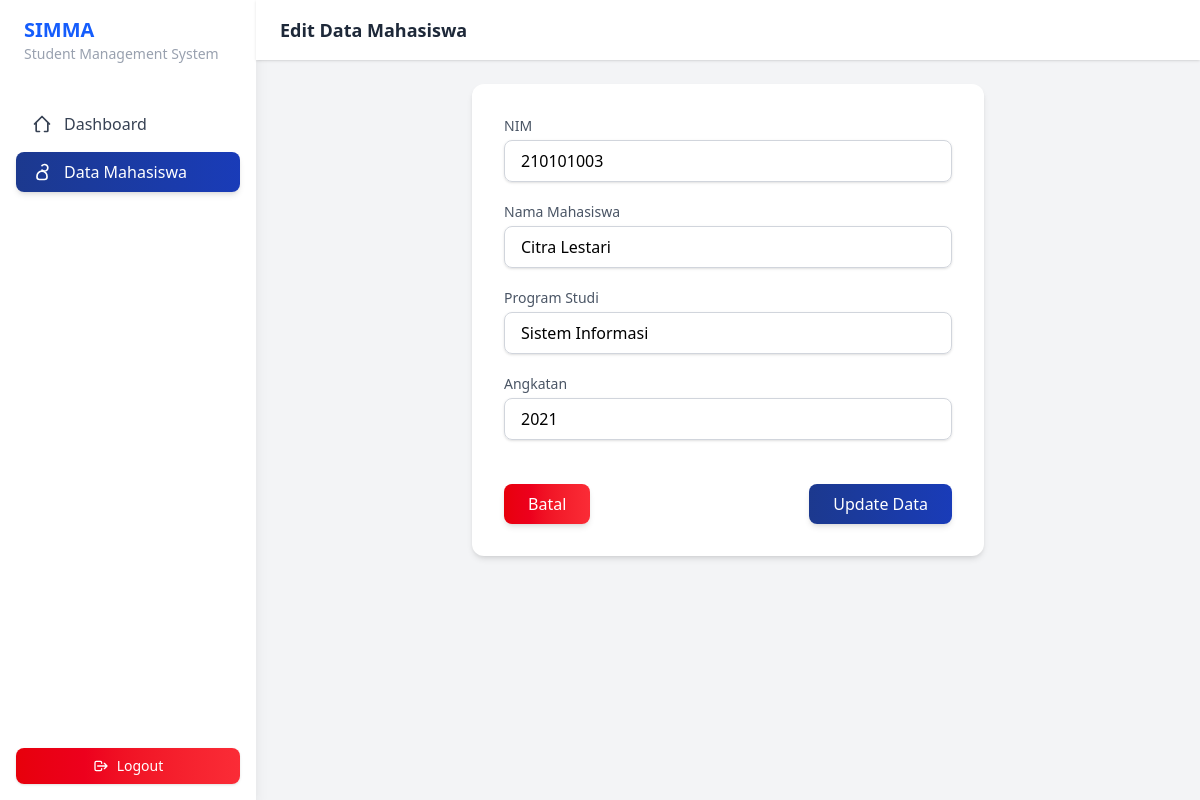
The page /mahasiswa/edit.php?id=3 (signed in) on the database its author committed.
### tables this page shows
CREATE TABLE `mahasiswa` (
  `id` int NOT NULL,
  `nim` varchar(20) DEFAULT NULL,
  `nama` varchar(100) DEFAULT NULL,
  `prodi` varchar(50) DEFAULT NULL,
  `angkatan` int DEFAULT NULL
);

### mahasiswa/edit.php (the view, shortened to what this page needs)
<?php
require_once __DIR__ . '/../config/database.php';
$id = $_GET['id'];
$query = mysqli_query($conn, "SELECT * FROM mahasiswa WHERE id = '$id'");
$data  = mysqli_fetch_assoc($query);
?>
<!DOCTYPE html>
<html lang="id">
<head>
    <link rel="stylesheet" href="../src/output.css">
</head>
<body class="bg-gray-100 min-h-screen flex">
<aside class="w-64 bg-white shadow-lg hidden md:flex flex-col">
    <div class="px-6 py-4">
        <h1 class="text-xl font-bold text-blue-600">
            SIMMA
        </h1>
        <p class="text-sm text-gray-400">
            Student Management System
        </p>
    </div>
    <nav class="flex-1 px-4 py-6 space-y-2">
        <a href="../dashboard.php"
           class="group flex items-center gap-3 px-4 py-2 rounded-lg
                  text-gray-700 font-medium
                  transition-all duration-300
                  hover:text-white
                  hover:bg-gradient-to-r hover:from-blue-900 hover:to-blue-800
                  hover:shadow-md
                  transform hover:-translate-y-0.5">
            <svg class="w-5 h-5"
                 fill="none" stroke="currentColor" stroke-width="2"
                 viewBox="0 0 24 24">
                <path stroke-linecap="round" stroke-linejoin="round"
                      d="M3 12l2-2m0 0l7-7 7 7M5 10v10a1 1 0 001 1h3m10-11l2 2m-2-2v10a1 1 0 01-1 1h-3"/>
            </svg>
            Dashboard
        </a>
        <a href="index.php"
           class="group flex items-center gap-3 px-4 py-2 rounded-lg
                  text-white font-medium
                  bg-gradient-to-r from-blue-900 to-blue-800
                  shadow-md
                  transition-all duration-300
                  transform hover:-translate-y-0.5">
            <svg class="w-5 h-5"
                 fill="none" stroke="currentColor" stroke-width="2"
                 viewBox="0 0 24 24">
                <path stroke-linecap="round" stroke-linejoin="round"
                      d="M12 4.354a4 4 0 110 5.292M15 21H9a3 3 0 01-3-3v-1a6 6 0 0112 0v1a3 3 0 01-3 3z"/>
            </svg>
            Data Mahasiswa
        </a>
    </nav>
    <div class="px-4 py-4">
        <a href="../auth/logout.php"
           class="flex items-center justify-center gap-2 px-4 py-2 rounded-lg
                  text-sm font-medium text-white
                  bg-gradient-to-r from-red-600 to-red-500
                  shadow-sm
                  hover:from-red-500 hover:to-red-400
                  hover:shadow-md
                  transition-all duration-300
                  active:scale-95">
            <svg class="w-4 h-4"
                 fill="none" stroke="currentColor" stroke-width="2"
                 viewBox="0 0 24 24">
                <path stroke-linecap="round" stroke-linejoin="round"
                      d="M17 16l4-4m0 0l-4-4m4 4H7m6 4v1a2 2 0 01-2 2H5a2 2 0 01-2-2V7a2 2 0 012-2h6a2 2 0 012 2v1"/>
            </svg>
            Logout
        </a>
    </div>
</aside>
<div class="flex-1 flex flex-col">
    <header class="bg-white shadow-sm px-6 py-4">
        <h2 class="text-lg font-semibold text-gray-800">
            Edit Data Mahasiswa
        </h2>
    </header>
    <main class="p-6 flex justify-center">
        <div class="bg-white rounded-xl shadow-md p-8 w-full max-w-lg">
            <form method="POST" class="space-y-5">
                <div>
                    <label class="block text-sm text-gray-600 mb-1">NIM</label>
                    <input type="text" name="nim"
                           value="<?= htmlspecialchars($data['nim']); ?>"
                           required
                           class="w-full rounded-lg px-4 py-2
                                  border border-gray-300
                                  focus:outline-none focus:ring-2 focus:ring-blue-600
                                  hover:border-blue-400
                                  shadow-sm hover:shadow-md transition">
                </div>
                <div>
                    <label class="block text-sm text-gray-600 mb-1">Nama Mahasiswa</label>
                    <input type="text" name="nama"
                           value="<?= htmlspecialchars($data['nama']); ?>"
                           required
                           class="w-full rounded-lg px-4 py-2
                                  border border-gray-300
                                  focus:outline-none focus:ring-2 focus:ring-blue-600
                                  hover:border-blue-400
                                  shadow-sm hover:shadow-md transition">
                </div>
                <div>
                    <label class="block text-sm text-gray-600 mb-1">Program Studi</label>
                    <input type="text" name="prodi"
                           value="<?= htmlspecialchars($data['prodi']); ?>"
                           required
                           class="w-full rounded-lg px-4 py-2
                                  border border-gray-300
                                  focus:outline-none focus:ring-2 focus:ring-blue-600
                                  hover:border-blue-400
                                  shadow-sm hover:shadow-md transition">
                </div>
                <div>
                    <label class="block text-sm text-gray-600 mb-1">Angkatan</label>
                    <input type="number" name="angkatan"
                           value="<?= htmlspecialchars($data['angkatan']); ?>"
                           required
                           class="w-full rounded-lg px-4 py-2
                                  border border-gray-300
                                  focus:outline-none focus:ring-2 focus:ring-blue-600
                                  hover:border-blue-400
                                  shadow-sm hover:shadow-md transition">
                </div>
                <div class="flex justify-between pt-6">
                    <a href="index.php"
                       class="inline-flex items-center justify-center
                              px-6 py-2 rounded-lg text-white font-medium
                              bg-gradient-to-r from-red-600 to-red-500
                              shadow-md
                              hover:from-red-500 hover:to-red-400
                              hover:shadow-lg
                              transition-all duration-300
                              transform hover:-translate-y-0.5 active:scale-95">
                        Batal
                    </a>
                    <button type="submit" name="update"
                            class="inline-flex items-center justify-center
                                   px-6 py-2 rounded-lg text-white font-medium
                                   bg-gradient-to-r from-blue-900 to-blue-800
                                   shadow-md
                                   hover:from-blue-800 hover:to-blue-700
                                   hover:shadow-lg
                                   transition-all duration-300
                                   transform hover:-translate-y-0.5 active:scale-95">
                        Update Data
                    </button>
                </div>
            </form>
        </div>
    </main>
</div>
</body>
</html>

### rows shown on the page
mahasiswa: nim "210101003", nama "Citra Lestari", prodi "Sistem Informasi", angkatan "2021"
